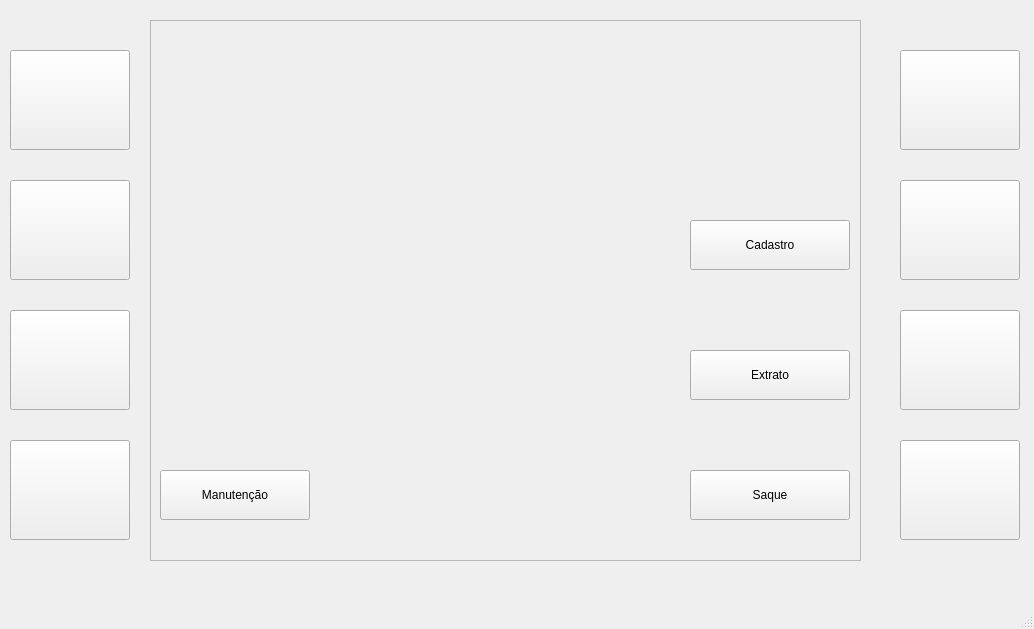
<?xml version="1.0" encoding="UTF-8"?>
<ui version="4.0">
 <class>MainWindow</class>
 <widget class="QMainWindow" name="Home">
  <property name="geometry">
   <rect>
    <x>0</x>
    <y>0</y>
    <width>1034</width>
    <height>629</height>
   </rect>
  </property>
  <property name="windowTitle">
   <string>MainWindow</string>
  </property>
  <widget class="QWidget" name="centralwidget">
   <widget class="QPushButton" name="btn5">
    <property name="geometry">
     <rect>
      <x>900</x>
      <y>50</y>
      <width>120</width>
      <height>100</height>
     </rect>
    </property>
    <property name="text">
     <string/>
    </property>
   </widget>
   <widget class="QFrame" name="frame">
    <property name="geometry">
     <rect>
      <x>150</x>
      <y>20</y>
      <width>711</width>
      <height>541</height>
     </rect>
    </property>
    <property name="frameShape">
     <enum>QFrame::StyledPanel</enum>
    </property>
    <property name="frameShadow">
     <enum>QFrame::Raised</enum>
    </property>
    <widget class="QPushButton" name="manutencaoBtn">
     <property name="geometry">
      <rect>
       <x>10</x>
       <y>450</y>
       <width>150</width>
       <height>50</height>
      </rect>
     </property>
     <property name="text">
      <string>Manutenção</string>
     </property>
    </widget>
    <widget class="QPushButton" name="cadastroBtn">
     <property name="geometry">
      <rect>
       <x>540</x>
       <y>200</y>
       <width>160</width>
       <height>50</height>
      </rect>
     </property>
     <property name="text">
      <string>Cadastro</string>
     </property>
    </widget>
    <widget class="QPushButton" name="extratoBtn">
     <property name="geometry">
      <rect>
       <x>540</x>
       <y>330</y>
       <width>160</width>
       <height>50</height>
      </rect>
     </property>
     <property name="text">
      <string>Extrato</string>
     </property>
    </widget>
    <widget class="QPushButton" name="saqueBtn">
     <property name="geometry">
      <rect>
       <x>540</x>
       <y>450</y>
       <width>160</width>
       <height>50</height>
      </rect>
     </property>
     <property name="text">
      <string>Saque</string>
     </property>
    </widget>
   </widget>
   <widget class="QPushButton" name="btn1">
    <property name="geometry">
     <rect>
      <x>10</x>
      <y>50</y>
      <width>120</width>
      <height>100</height>
     </rect>
    </property>
    <property name="text">
     <string/>
    </property>
   </widget>
   <widget class="QPushButton" name="btn2">
    <property name="geometry">
     <rect>
      <x>10</x>
      <y>180</y>
      <width>120</width>
      <height>100</height>
     </rect>
    </property>
    <property name="text">
     <string/>
    </property>
   </widget>
   <widget class="QPushButton" name="btn3">
    <property name="geometry">
     <rect>
      <x>10</x>
      <y>310</y>
      <width>120</width>
      <height>100</height>
     </rect>
    </property>
    <property name="text">
     <string/>
    </property>
   </widget>
   <widget class="QPushButton" name="btn4">
    <property name="geometry">
     <rect>
      <x>10</x>
      <y>440</y>
      <width>120</width>
      <height>100</height>
     </rect>
    </property>
    <property name="text">
     <string/>
    </property>
   </widget>
   <widget class="QPushButton" name="btn6">
    <property name="geometry">
     <rect>
      <x>900</x>
      <y>180</y>
      <width>120</width>
      <height>100</height>
     </rect>
    </property>
    <property name="text">
     <string/>
    </property>
   </widget>
   <widget class="QPushButton" name="btn7">
    <property name="geometry">
     <rect>
      <x>900</x>
      <y>310</y>
      <width>120</width>
      <height>100</height>
     </rect>
    </property>
    <property name="text">
     <string/>
    </property>
   </widget>
   <widget class="QPushButton" name="btn8">
    <property name="geometry">
     <rect>
      <x>900</x>
      <y>440</y>
      <width>120</width>
      <height>100</height>
     </rect>
    </property>
    <property name="text">
     <string/>
    </property>
   </widget>
  </widget>
  <widget class="QMenuBar" name="menubar">
   <property name="geometry">
    <rect>
     <x>0</x>
     <y>0</y>
     <width>1034</width>
     <height>26</height>
    </rect>
   </property>
  </widget>
  <widget class="QStatusBar" name="statusbar"/>
 </widget>
 <resources/>
 <connections/>
</ui>
